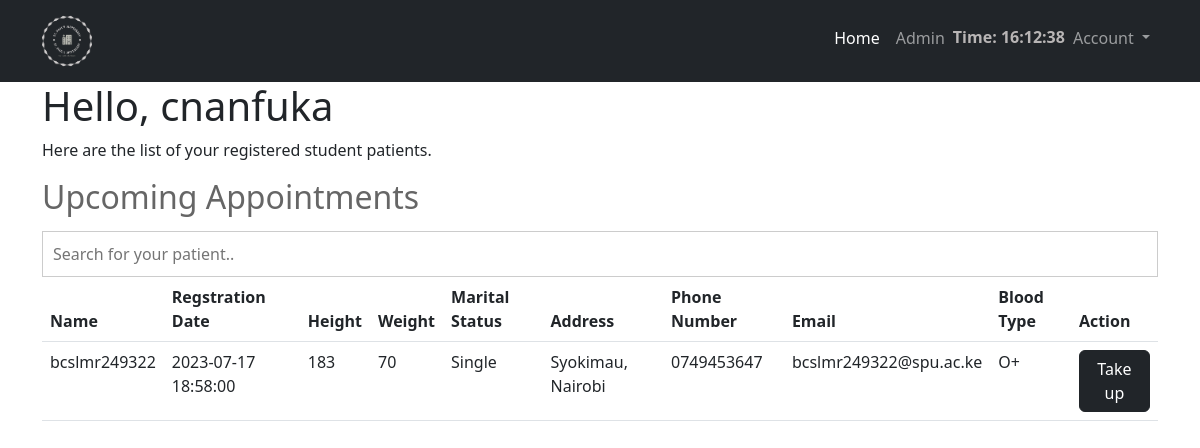
The app's page /admin (signed in) with its own data.
### app.py (models this page shows, shortened)
class User(db.Model, UserMixin):
    id = db.Column(db.Integer, primary_key=True)
    username = db.Column(db.String(30), nullable=False)
    school_id = db.Column(db.String(20),unique=True, nullable=False)
    email = db.Column(db.String(120),unique=True, nullable=False)
    user_profile = db.Column(db.String(20), nullable=False,default='default.png')
    password = db.Column(db.String(30),nullable=False)
    patient = db.relationship('Std_registration', backref='patient',lazy=True)
    role = db.Column(db.String(10))

class Std_registration(db.Model):
        id = db.Column(db.Integer,primary_key=True)
        name = db.Column(db.String(40),nullable=False)
        date_registered = db.Column(db.DateTime(),nullable=False, default=datetime.utcnow)
        marital_status = db.Column(db.String(120), nullable=False)
        address = db.Column(db.String(120), nullable=False)
        phonenumber = db.Column(db.String(13),unique=True, nullable=False)
        email = db.Column(db.String(120),unique=True, nullable=False)
        height = db.Column(db.Integer, default=0)
        weight = db.Column(db.Integer, default=0)
        blood_type = db.Column(db.String(10))
        patient_id = db.Column(db.Integer, db.ForeignKey('user.id'),nullable=False)
        user_role = 'patient'

### app.py (the view)
@app.route('/admin')
@login_required
def admin():
    if current_user.role == 'doctor':
        std=Std_registration.query.order_by(Std_registration.date_registered).all()
        return render_template('staff.html',std=std,user=current_user)
    else:
        logout_user()
        return redirect(url_for('login'))

### app.py (called while the page is built)
@login_manager.user_loader
def load_user(id):
    user = User.query.get(int(id) if id is not None else None)
    return user

### templates/staff.html (shortened to what this page needs)
{% extends 'layout.html' %}
{% block body %}
         <main>
        <section class="container cd-table-container">
        <h1> Hello, {{current_user.school_id}}</h1>
         <p> Here are the list of your registered student patients.</p>
          <h2 class="cd-title">Upcoming Appointments</h2>
          <input type="text" class="cd-search table-filter" autofocus data-table="order-table" placeholder="Search for your patient.." />
        <div class="table-responsive">
          <table class="cd-table order-table table">
            <thead>
              <tr>
                <th>Name</th>
                <th>Regstration Date</th>
                <th>Height</th>
                <th>Weight</th>
                <th>Marital Status</th>
                <th>Address</th>
                <th>Phone Number</th>
                <th>Email</th>
                <th>Blood Type</th>
                <th>Action</th>
              </tr>
            </thead>
            <tbody>
              {% for reg in std %}
              <tr>
                <td>{{ reg.name }}</td>
                <td>{{ reg.date_registered }}</td>
                <td>{{ reg.height }}</td>
                <td>{{ reg.weight }}</td>
                <td>{{ reg.marital_status }}</td>
                <td>{{ reg.address }}</td>
                <td>{{ reg.phonenumber }}</td>
                <td>{{ reg.email }}</td>
                <td>{{ reg.blood_type }}</td>
                <td><a href="/takeup/{{user.id}}" class="btn btn-dark">Take up</a></td>
              </tr>
              {% endfor %}
            </tbody>
          </table>
        </div>
        </section>
         </main>
{% endblock %}

### templates/layout.html (shortened to what this page needs)
<!DOCTYPE html>
<html lang="en">
<head>
    <link href="https://cdn.jsdelivr.net/npm/bootstrap@5.3.0/dist/css/bootstrap.min.css" rel="stylesheet">
</head>
<body>
<nav class="navbar navbar-expand-lg navbar-dark bg-dark static-top">
  <div class="container">
    <a class="navbar-brand" href="/">
      <img src="{{url_for('static',filename='logo.png')}}" alt="..." height="56">
    </a>
    <div class="collapse navbar-collapse" id="navbarSupportedContent">
      <ul class="navbar-nav ms-auto">
        <li class="nav-item">
          <a class="nav-link active" aria-current="page" href="/">Home</a>
        </li>
        {% if current_user.role == 'patient' %}
        <li class="nav-item">
          <a class="nav-link" href="{{url_for('checkin')}}">Check In</a>
        </li>
        {% else %}
        <li class="nav-item">
          <a class="nav-link" href="{{url_for('admin')}}">Admin</a>
        </li>
        {% endif %}
        <li class="nav-item"><p class="pd-5 clr">Time: <span id="current-time"></span></p></li>
        <li class="nav-item dropdown">
          <a class="nav-link dropdown-toggle" href="#" id="navbarDropdown" role="button" data-bs-toggle="dropdown" aria-expanded="false">
            Account
          </a>
        </li>
      </ul>
    </div>
  </div>
</nav>
      {% block body %}
      {% endblock %}
</body>
</html>

### templates/layout.html (style rules this page uses)
.cd-search { padding: 10px; border: 1px solid #ccc; width: 100%; box-sizing: border-box; }
.cd-title { color: #666; margin: 15px 0; }
ul { list-style: none; }
.clr { font-size: 16px; font-weight: 600; color: #b8b5b5; margin-top: 7px; }

### records on screen
User: school_id "cnanfuka"
Std_registration: name "bcslmr249322", date_registered "2023-07-17 18:58:00", height "183", weight "70", marital_status "Single", address "Syokimau, Nairobi", phonenumber "0749453647", email "bcslmr249322@spu.ac.ke", blood_type "O+"
